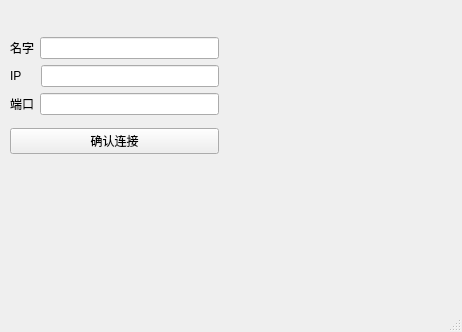
<?xml version="1.0" encoding="UTF-8"?>
<ui version="4.0">
 <class>NetWindow</class>
 <widget class="QMainWindow" name="NetWindow">
  <property name="geometry">
   <rect>
    <x>0</x>
    <y>0</y>
    <width>462</width>
    <height>332</height>
   </rect>
  </property>
  <property name="windowTitle">
   <string>MainWindow</string>
  </property>
  <widget class="QWidget" name="centralwidget">
   <widget class="QWidget" name="">
    <property name="geometry">
     <rect>
      <x>10</x>
      <y>30</y>
      <width>209</width>
      <height>132</height>
     </rect>
    </property>
    <layout class="QVBoxLayout" name="verticalLayout_2">
     <item>
      <layout class="QVBoxLayout" name="verticalLayout">
       <item>
        <layout class="QHBoxLayout" name="horizontalLayout">
         <item>
          <widget class="QLabel" name="label">
           <property name="text">
            <string>名字</string>
           </property>
          </widget>
         </item>
         <item>
          <widget class="QLineEdit" name="NameEdit"/>
         </item>
        </layout>
       </item>
       <item>
        <layout class="QHBoxLayout" name="horizontalLayout_2">
         <item>
          <widget class="QLabel" name="label_2">
           <property name="text">
            <string>IP    </string>
           </property>
          </widget>
         </item>
         <item>
          <widget class="QLineEdit" name="IPEdit"/>
         </item>
        </layout>
       </item>
       <item>
        <layout class="QHBoxLayout" name="horizontalLayout_3">
         <item>
          <widget class="QLabel" name="label_3">
           <property name="text">
            <string>端口</string>
           </property>
          </widget>
         </item>
         <item>
          <widget class="QLineEdit" name="PORTEdit"/>
         </item>
        </layout>
       </item>
      </layout>
     </item>
     <item>
      <widget class="QPushButton" name="ResetButton">
       <property name="text">
        <string>确认连接</string>
       </property>
      </widget>
     </item>
    </layout>
   </widget>
  </widget>
  <widget class="QMenuBar" name="menubar">
   <property name="geometry">
    <rect>
     <x>0</x>
     <y>0</y>
     <width>462</width>
     <height>26</height>
    </rect>
   </property>
  </widget>
  <widget class="QStatusBar" name="statusbar"/>
 </widget>
 <resources/>
 <connections/>
</ui>
